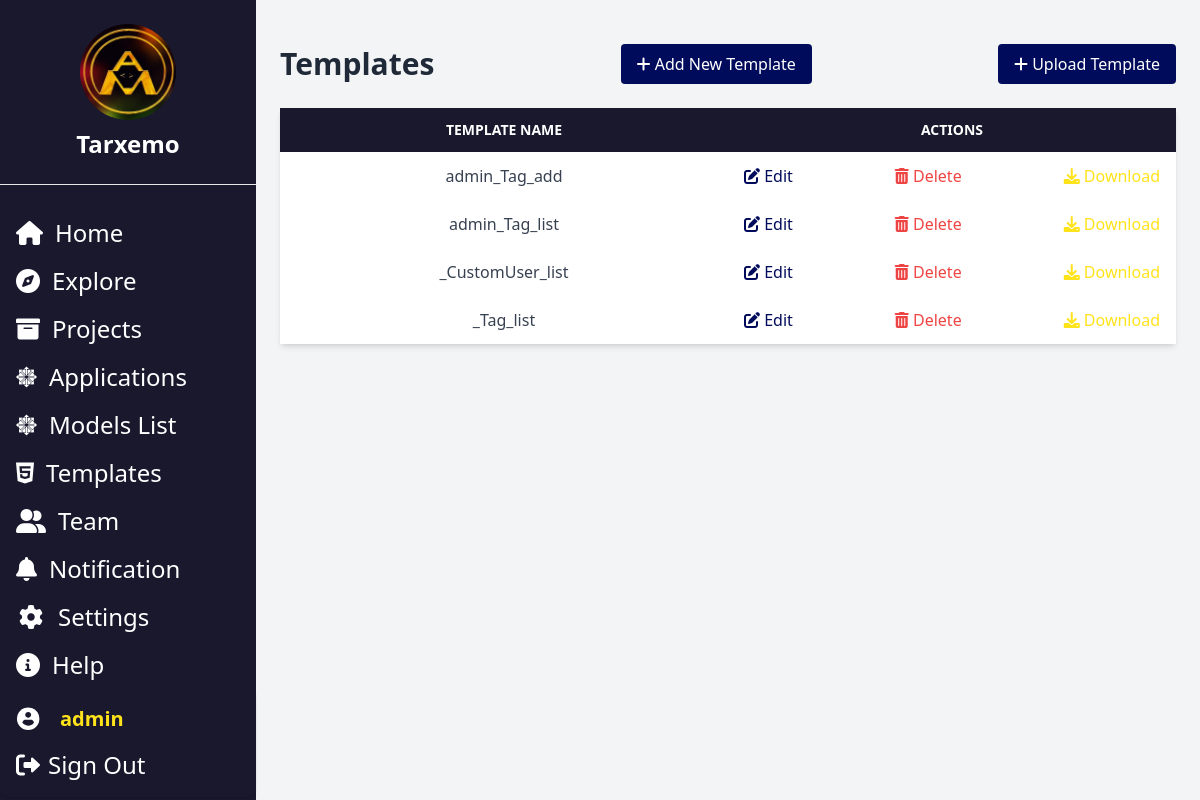
The page /idd/ (signed in) on the database as committed earlier.
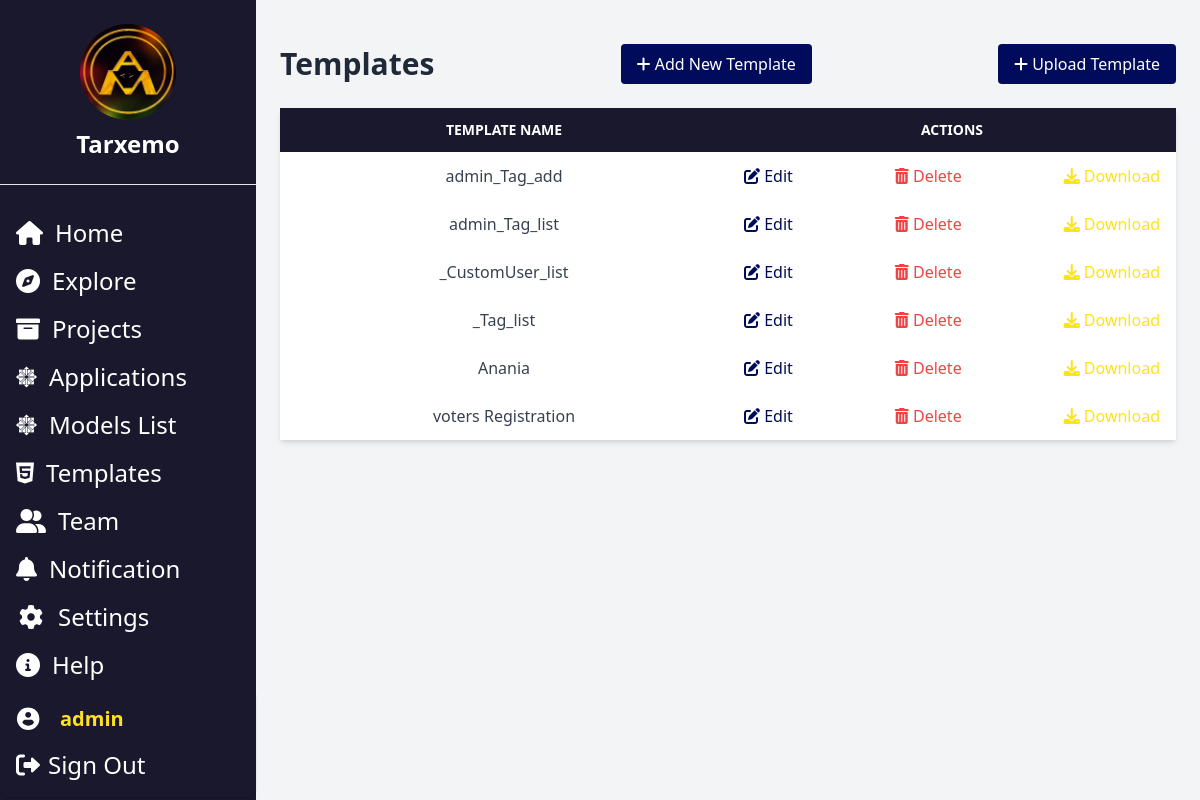
The same page on the database as committed later.
### authApp/models.py (models this page shows, shortened)
class CustomUser(AbstractBaseUser, PermissionsMixin):
    email = models.EmailField(unique=True)
    first_name = models.CharField(max_length=30, blank=True)
    last_name = models.CharField(max_length=30, blank=True)
    is_active = models.BooleanField(default=True)
    is_staff = models.BooleanField(default=False)
    username = models.CharField(max_length=100, unique=True, null=True, blank=True)
    objects = CustomUserManager()
    USERNAME_FIELD = 'email'
    REQUIRED_FIELDS = []

### idd/models.py (models this page shows, shortened)
class Template(models.Model):
    CATEGORY_CHOICES = [
    ('LOGIN_PAGE', 'Login Page'),
    ('REGISTRATION_PAGE', 'Registration Page'),
    ('FORGOT_PASSWORD_PAGE', 'Forgot Password Page'),
    ('TWO_FACTOR_AUTHENTICATION_PAGE', 'Two-Factor Authentication Page'),
    ('LANDING_PAGE', 'Landing Page'),
    ('HOME_PAGE', 'Home Page'),
    ('SPLASH_PAGE', 'Splash Page'),
    ('NAVIGATION_BAR', 'Navigation Bar'),
    ('SIDEBAR_MENU', 'Sidebar Menu'),
    ('DROPDOWN_MENU', 'Dropdown Menu'),
    ('ABOUT_PAGE', 'About Page'),
    ('BLOG_PAGE', 'Blog Page'),
    ('PORTFOLIO_PAGE', 'Portfolio Page'),
    ('GALLERY_PAGE', 'Gallery Page'),
    ('FAQ_PAGE', 'FAQ Page'),
    ('USER_DASHBOARD', 'User Dashboard'),
    ('ADMIN_DASHBOARD', 'Admin Dashboard'),
    ('ANALYTICS_DASHBOARD', 'Analytics Dashboard'),
    ('PROFILE_PAGE', 'Profile Page'),
    ('USER_SETTINGS_PAGE', 'User Settings Page'),
    ('CONTACT_FORM_PAGE', 'Contact Form Page'),
    ('FEEDBACK_FORM_PAGE', 'Feedback or Review Form Page'),
    ('SUBSCRIPTION_FORM_PAGE', 'Subscription Form Page'),
    ('PRODUCT_LISTING_PAGE', 'Product Listing Page'),
    ('PRODUCT_DETAILS_PAGE', 'Product Details Page'),
    ('SHOPPING_CART_PAGE', 'Shopping Cart Page'),
    ('CHECKOUT_PAGE', 'Checkout Page'),
    ('PAGE_404', '404 Page'),
    ('PAGE_500', '500 Page'),
    ('MAINTENANCE_PAGE', 'Maintenance Page'),
    ('TERMS_CONDITIONS_PAGE', 'Terms and Conditions Page'),
    ('PRIVACY_POLICY_PAGE', 'Privacy Policy Page'),
    ('COMING_SOON_PAGE', 'Coming Soon Page'),
    ('UNDER_CONSTRUCTION_PAGE', 'Under Construction Page'),
    ('SEARCH_RESULTS_PAGE', 'Search Results Page'),
    ('FILE_UPLOAD_PAGE', 'File Upload Page'),
    ('DOWNLOAD_PAGE', 'Download Page'),
    ('EVENT_PAGE', 'Event Page'),
    ('FORUM_PAGE', 'Forum or Discussion Page'),
    ('CHAT_PAGE', 'Message or Chat Page'),
    ('TESTIMONIAL_PAGE', 'Testimonial Page'),
    ('DEFAULT', 'default'),
]
    application = models.ForeignKey(Application, on_delete=models.CASCADE)
    name = models.CharField(max_length=100, unique=True)
    category = models.CharField(max_length=50, choices=CATEGORY_CHOICES, null=True, blank=True)
    owner = models.ForeignKey(CustomUser, on_delete=models.CASCADE, related_name="user", null=True)

### idd/views.py (the view)
# urls.py: path('', template_list, name='template_list'),
def template_list(request):
    parent_id = request.GET.get('parent_id')
    if parent_id != None:
        templates = Template.objects.filter(application__id = parent_id)
    else:
        templates = Template.objects.all()
    category_names = [display for value, display in Template.CATEGORY_CHOICES]
    applications = Application.objects.filter(owner=request.user)
    return render(request, 'template_list.html', {'templates': templates , 'categories': category_names, 'applications':applications })

### authApp/autoLogoutMiddleware.py (called while the page is built, shortened)
    def __call__(self, request):
        if request.user.is_authenticated:
            last_activity = request.session.get('last_activity')
            current_time = now()
            request.session['last_activity'] = current_time.isoformat()
        return self.get_response(request)

### idd/templates/template_list.html (shortened to what this page needs)
{% extends "homepage.html"%}
    {% load static %}
   {% block content%}
    <div class="container mx-auto mt-5">
        <div class="flex justify-between items-center mb-4">
            <h1 class="text-3xl font-bold">Templates</h1>
            <button  onclick="openAddTemplate('{{templates.application.id}}')" class="bg-[#000B5B] text-white px-4 py-2 rounded hover:text-[#FFE31A]">
                <i class="fas fa-plus"></i> Add New Template
            </button>
            <button  onclick="OpenUploadTemplate('{{templates.application.id}}')" class="bg-[#000B5B] text-white px-4 py-2 rounded hover:text-[#FFE31A]">
                <i class="fas fa-plus"></i> Upload Template
            </button>
        </div>
        <div class="bg-white shadow-md rounded my-6">
            <table class="min-w-full bg-white">
                <thead class="bg-[#19182D] text-white">
                    <tr>
                        <th class="w-1/3 py-3 px-4 uppercase font-semibold text-sm">Template Name</th>
                        <th class="w-1/3 py-3 px-4 uppercase font-semibold text-sm">Actions</th>
                    </tr>
                </thead>
                <tbody class="text-gray-700">
                    {% if templates %}
                      {% for template in templates %}
                        <tr>
                            <td class="w-auto text-center py-3 px-4">{{ template.name }}</td>
                            <td class="w-full py-3 px-4 flex justify-between">
                                <a href="{% url 'template_detail' template.id %}" class="text-[#000B5B] hover:text-[#FFE31A]">
                                    <i class="fas fa-edit"></i> Edit
                                </a>
                                <a href="{% url 'delete_template' template.id %}" class="text-red-500 hover:text-red-700 ml-4">
                                    <i class="fas fa-trash-alt"></i> Delete
                                </a>
                                <a href="{% url 'download_html' template.id %}" class="text-[#FFE31A] hover:text-green-700 ml-4">
                                    <i class="fas fa-download"></i> Download
                                </a>
                            </td>
                        </tr>
                    {% endfor %}
                    {% else %}
                    <td class="w-auto text-center py-3 px-4 justify-center"> No Templates registered In this Applications yet</td>
                    {%endif%}
                </tbody>
            </table>
        </div>
    </div>
{%endblock%}

### idd/templates/homepage.html (shortened to what this page needs)
<!DOCTYPE html>
<html lang="en">
  <head>
    {% load static %}
    <script src="https://cdn.tailwindcss.com"></script>
    <link
      href="https://cdnjs.cloudflare.com/ajax/libs/font-awesome/6.0.0-beta3/css/all.min.css"
      rel="stylesheet"
    />
  </head>
  <body class="bg-gray-100 font-sans text-gray-800">
    <div class="flex flex-col h-screen lg:flex-row">
      <aside
        id="sidebar"
        class="hidden lg:block lg:w-64 bg-[#19182D] text-white min-h-screen lg:relative lg:flex-shrink-0"
      >
        <div class="flex flex-col h-full">
          <div class="bg-[#19182D] flex flex-col items-center py-6">
            <img
              src="{% static 'logo.jpeg' %}"
              alt="Logo"
              class="h-24 w-24 rounded-full mb-2"
            />
            <span class="text-2xl font-semibold">Tarxemo</span>
          </div>
          <div class= " w-full border-t bg-gray-800"></div>
          <nav class="mt-6 flex-grow">
            <ul>
              <li>
                <a
                  href="#home"
                  class="flex items-center text-2xl px-4 py-2 hover:text-[#FFE31A] transition"
                >
                  <i class="fas fa-home mr-3"></i> <span>Home</span>
                </a>
              </li>
              <li>
                <a
                  href="{% url 'templates_gallery' %}"
                  class="flex items-center text-2xl px-4 py-2 hover:text-[#FFE31A] transition"
                >
                  <i class="fas fa-compass mr-3"></i> <span>Explore</span>
                </a>
              </li>
              <li>
                <a
                  href="{% url 'my_projects_list'%}"
                  title="myProjects"
                  class="flex text-2xl items-center px-4 py-2 hover:text-[#FFE31A] transition"
                >
                  <i class="fas fa-archive mr-3"></i><span>Projects</span>
                </a>
              </li>
              <li>
                <a
                  href="{% url 'apps_list'%}"
                  title="Apps"
                  class="tooltip flex text-2xl items-center px-4 py-2 hover:text-[#FFE31A] transition"
                >
                  <i class="fa-brands fa-centos mr-3"></i>
                  <span class="tooltip__content">Applications</span>
                </a>
              </li>
              <li>
                <a
                  href="{% url 'list_models'%}"
                  title="Apps"
                  class="tooltip flex text-2xl items-center px-4 py-2 hover:text-[#FFE31A] transition"
                >
                  <i class="fa-brands fa-centos mr-3"></i>
                  <span class="tooltip__content">Models List</span>
                </a>
              </li>
              <li>
                <a
                  href="{% url 'template_list'%}"
                  title="Templates"
                  class="tooltip text-2xl flex items-center px-4 py-2 hover:text-[#FFE31A] transition"
                >
                  <i class="fa-brands fa-html5 mr-3"></i>
                  <span class=" ">Templates</span>
                </a>
              </li>
              <li>
                <a
                  href="#Team"
                  class="flex items-center px-4 py-2 text-2xl hover:text-[#FFE31A] transition"
                >
                <i class="fa-solid fa-user-group mr-3"></i> <span>Team</span>
                </a>
              </li>
              <li>
                <a
                  href="#notification"
                  class="flex items-center px-4 py-2 text-2xl hover:text-[#FFE31A] transition"
                >
                  <i class="fas fa-bell mr-3"></i> <span>Notification</span>
                </a>
              </li>
              <div class="sidebar-links bottom-links">
                <ul>
                  <li>
                    <a
                      href="#settings"
                      title="Settings"
                      class="flex text-2xl items-center px-4 py-2 hover:text-[#FFE31A] transition"
                    >
                    <i class="fa fa-cog fa-fw mr-3" aria-hidden="true"></i>
                      <span class="link hide">Settings</span>
                    </a>
                  </li>
                  <li>
                    <a
                      href="#help"
                      title="Help"
                      class="tooltip text-2xl flex items-center px-4 py-2 hover:text-[#FFE31A] transition"
                    >
                      <i class="fas fa-info-circle mr-3"></i>
                      <span class="tooltip__content">Help</span>
                    </a>
                  </li>
                </ul>
                <div class="flex flex-col items-start space-y-4 p-4 bg-[#19182D] rounded-lg shadow">
                  <div class="flex items-center space-x-1">
                    <span class="inline-block h-6 w-6 bg-[#19182D] rounded-full overflow-hidden mr-4">
                    </span>
                    <div class="text-xl font-semibold text-[#FFE31A]">{{user.username}}</div>
                  </div>
                  <a href="{% url 'logout' %}" title="Sign Out" class="tooltip text-2xl flex items-center space-x-2 text-white hover:text-[#FFE31A]">
                    <i class="fas fa-right-from-bracket "></i>
                    <span class="   ">Sign Out</span>
                  </a>
                </div>
              </div>
            </ul>
          </nav>
        </div>
      </aside>
      <main class="flex-1 p-6 overflow-y-auto">
        {% block content %} {% endblock %}
      </main>
    </div>
  </body>
</html>

Rows that differ between the two databases and show on the page:
added Template: name "Anania"
added Template: name "voters Registration"
